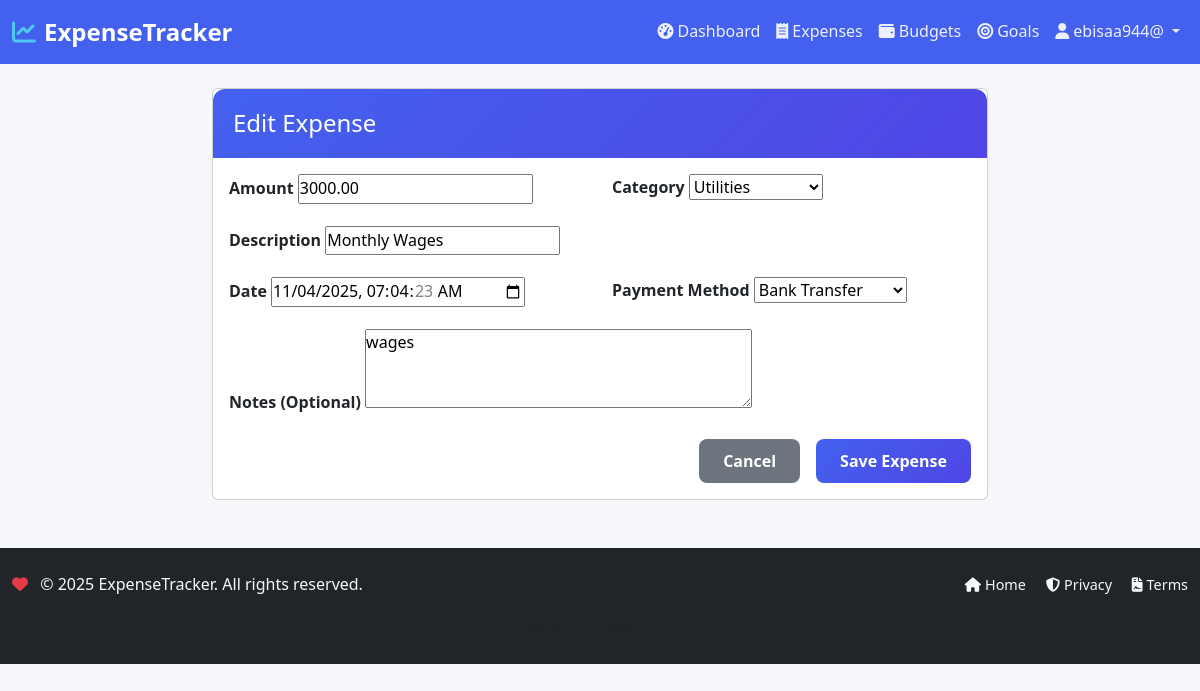
The page /expenses/3/edit/ (signed in) on the database its author committed.
### tracker/models.py (models this page shows, shortened)
class Expense(models.Model):
    PAYMENT_METHODS = [
        ('CASH', 'Cash'),
        ('CARD', 'Credit/Debit Card'),
        ('DIGITAL', 'Digital Wallet'),
        ('BANK', 'Bank Transfer'),
        ('OTHER', 'Other'),
    ]
    user = models.ForeignKey(User, on_delete=models.CASCADE)
    amount = models.DecimalField(
        max_digits=12,
        decimal_places=2,
        validators=[MinValueValidator(0.01)]
    )
    description = models.CharField(max_length=200)
    category = models.ForeignKey(Category, on_delete=models.CASCADE)
    date = models.DateTimeField(default=timezone.now)
    payment_method = models.CharField(max_length=10, choices=PAYMENT_METHODS, default='CARD')
    notes = models.TextField(blank=True, null=True)
    created_at = models.DateTimeField(auto_now_add=True)
    updated_at = models.DateTimeField(auto_now=True)
    class Meta:
        ordering = ['-date']

### tracker/views.py (the view)
# urls.py: path('expenses/<int:pk>/edit/', views.expense_edit, name='expense_edit'),
@login_required
def expense_edit(request, pk):
    expense = get_object_or_404(Expense, pk=pk, user=request.user)
    if request.method == 'POST':
        form = ExpenseForm(request.POST, instance=expense, user=request.user)
        if form.is_valid():
            form.save()
            messages.success(request, 'Expense updated successfully!')
            return redirect('tracker:expense_list')
    else:
        form = ExpenseForm(instance=expense, user=request.user)
    return render(request, 'tracker/expense_form.html', {
        'form': form,
        'title': 'Edit Expense',
        'expense': expense
    })

### tracker/forms.py
class ExpenseForm(forms.ModelForm):
    class Meta:
        model = Expense
        fields = ['amount', 'description', 'category', 'payment_method', 'notes', 'date']
        widgets = {
            'date': forms.DateTimeInput(attrs={'type': 'datetime-local'}),
            'notes': forms.Textarea(attrs={'rows': 3, 'placeholder': 'Additional notes...'}),
            'description': forms.TextInput(attrs={'placeholder': 'Enter expense description'}),
            'amount': forms.NumberInput(attrs={'placeholder': '0.00', 'step': '0.01'}),
        }
    def __init__(self, *args, **kwargs):
        user = kwargs.pop('user', None)
        super().__init__(*args, **kwargs)
        if user:
            create_default_categories(user)
            self.fields['category'].queryset = Category.objects.filter(user=user, type='expense')

### tracker/models.py (called while the page is built)
    def __str__(self):
        return self.get_name_display()

### tracker/templates/tracker/expense_form.html (shortened to what this page needs)
{% extends "tracker/base.html" %}
{% load static %}
{% block content %}
<div class="container mt-4">
    <div class="row justify-content-center">
        <div class="col-md-8">
            <div class="card">
                <div class="card-header">
                    <h4 class="mb-0">{{ title }}</h4>
                </div>
                <div class="card-body">
                    <form method="post">
                        <div class="row">
                            <div class="col-md-6 mb-3">
                                <label for="id_amount" class="form-label">Amount</label>
                                {{ form.amount }}
                            </div>
                            <div class="col-md-6 mb-3">
                                <label for="id_category" class="form-label">Category</label>
                                {{ form.category }}
                            </div>
                        </div>
                        <div class="mb-3">
                            <label for="id_description" class="form-label">Description</label>
                            {{ form.description }}
                        </div>
                        <div class="row">
                            <div class="col-md-6 mb-3">
                                <label for="id_date" class="form-label">Date</label>
                                {{ form.date }}
                            </div>
                            <div class="col-md-6 mb-3">
                                <label for="id_payment_method" class="form-label">Payment Method</label>
                                {{ form.payment_method }}
                            </div>
                        </div>
                        <div class="mb-3">
                            <label for="id_notes" class="form-label">Notes (Optional)</label>
                            {{ form.notes }}
                        </div>
                        <div class="d-grid gap-2 d-md-flex justify-content-md-end">
                            <a href="{% url 'tracker:expense_list' %}" class="btn btn-secondary me-md-2">Cancel</a>
                            <button type="submit" class="btn btn-primary">Save Expense</button>
                        </div>
                    </form>
                </div>
            </div>
        </div>
    </div>
</div>
{% endblock %}

### tracker/templates/tracker/base.html (shortened to what this page needs)
{% load static %}
<!DOCTYPE html>
<html lang="en">
<head>
    <link href="https://cdn.jsdelivr.net/npm/bootstrap@5.3.0/dist/css/bootstrap.min.css" rel="stylesheet">
    <link rel="stylesheet" href="https://cdnjs.cloudflare.com/ajax/libs/font-awesome/6.4.0/css/all.min.css">
    <link href="{% static 'tracker/css/style.css' %}" rel="stylesheet">
</head>
<body class="{% if not user.is_authenticated %}landing-page{% endif %}">
    {% if not hide_navbar %}
    <nav class="navbar navbar-expand-lg navbar-dark bg-primary {% if not user.is_authenticated %}landing-navbar{% endif %}">
        <div class="container">
            <a class="navbar-brand" href="{% if user.is_authenticated %}{% url 'tracker:dashboard' %}{% else %}{% url 'tracker:index' %}{% endif %}">
                <i class="fas fa-chart-line me-2"></i>ExpenseTracker
            </a>
            <div class="collapse navbar-collapse" id="navbarNav">
                {% if user.is_authenticated %}
                <div class="navbar-nav ms-auto">
                    <a class="nav-link" href="{% url 'tracker:dashboard' %}">
                        <i class="fas fa-tachometer-alt me-1"></i>Dashboard
                    </a>
                    <a class="nav-link" href="{% url 'tracker:expense_list' %}">
                        <i class="fas fa-receipt me-1"></i>Expenses
                    </a>
                    <a class="nav-link" href="{% url 'tracker:budget_list' %}">
                        <i class="fas fa-wallet me-1"></i>Budgets
                    </a>
                    <a class="nav-link" href="{% url 'tracker:goal_list' %}">
                        <i class="fas fa-bullseye me-1"></i>Goals
                    </a>
                    <div class="nav-item dropdown">
                        <a class="nav-link dropdown-toggle" href="#" role="button" data-bs-toggle="dropdown">
                            <i class="fas fa-user me-1"></i>{{ user.username }}
                        </a>
                    </div>
                </div>
                {% endif %}
            </div>
        </div>
    </nav>
    {% endif %}
    <main>
        {% block content %}{% endblock %}
    </main>
    {% if not hide_footer %}
    <footer class="bg-dark text-light mt-5 py-4 {% if not user.is_authenticated %}landing-footer{% endif %}">
        <div class="container">
            <div class="row align-items-center">
                <div class="col-md-6 text-center text-md-start mb-2 mb-md-0">
                    <p class="mb-0">
                        <i class="fas fa-heart text-danger me-2"></i>
                        <span class="fw-light">© 2025 ExpenseTracker. All rights reserved.</span>
                    </p>
                </div>
                <div class="col-md-6 text-center text-md-end">
                    <div class="footer-links">
                        <a href="{% url 'tracker:index' %}" class="text-light text-decoration-none me-3">
                            <i class="fas fa-home me-1"></i>Home
                        </a>
                        <a href="#" class="text-light text-decoration-none me-3">
                            <i class="fas fa-shield-alt me-1"></i>Privacy
                        </a>
                        <a href="#" class="text-light text-decoration-none">
                            <i class="fas fa-file-contract me-1"></i>Terms
                        </a>
                    </div>
                </div>
            </div>
            <div class="row mt-3">
                <div class="col-12 text-center">
                    <small class="text-muted">
                        <i class="fas fa-code me-1"></i>
                    </small>
                </div>
            </div>
        </div>
    </footer>
    {% endif %}
</body>
</html>

### tracker/static/tracker/css/style.css (style rules this page uses)
:root { --primary-color: #4361ee; --primary-dark: #3a0ca3; --primary-light: #4895ef; --secondary-color: #f72585; --success-color: #4cc9f0; --warning-color: #f8961e; --danger-color: #e63946; --info-color: #560bad; --dark-color: #212529; --light-color: #f8f9fa; --gray-color: #6c757d; --border-radius: 12px; --box-shadow: 0 4px 6px rgba(0, 0, 0, 0.1); --transition: all 0.3s ease; --primary: #6366f1; --primary-dark: #4f46e5; --secondary: #f8fafc; --accent: #06d6a0; --text-primary: #1e293b; --text-secondary: #64748b; --text-light: #94a3b8; --success: #10b981; --warning: #f59e0b; --danger: #ef4444; --card-bg: rgba(255, 255, 255, 0.95); --shadow: 0 20px 40px rgba(0, 0, 0, 0.1); --gradient: linear-gradient(135deg, #667eea 0%, #764ba2 100%); }
* { margin: 0; padding: 0; box-sizing: border-box; }
body { font-family: 'Segoe UI', Tahoma, Geneva, Verdana, sans-serif; background-color: #f5f7fb; color: var(--dark-color); line-height: 1.6; }
.container { max-width: 1200px; }
.navbar-brand { font-weight: 700; font-size: 1.5rem; color: white !important; }
.navbar-brand i { color: #4cc9f0; }
.navbar-nav .nav-link { color: rgba(255, 255, 255, 0.9) !important; font-weight: 500; padding: 0.5rem 1rem; border-radius: 6px; transition: var(--transition); }
.card-header { background: linear-gradient(135deg, var(--primary-color), var(--primary-dark)); color: white; border-radius: var(--border-radius) var(--border-radius) 0 0 !important; border: none; padding: 1.25rem; }
.btn { border-radius: 8px; font-weight: 600; padding: 0.5rem 1.5rem; transition: var(--transition); border: none; min-height: 44px; display: inline-flex; align-items: center; justify-content: center; }
.btn-primary { background: linear-gradient(135deg, var(--primary-color), var(--primary-dark)); border: none; }
.form-label { font-weight: 600; color: var(--dark-color); margin-bottom: 0.5rem; }
.text-danger { color: var(--danger-color) !important; }
.bg-primary { background-color: var(--primary-color) !important; }
.card-body { position: relative; }

### tracker/templates/tracker/base.html (style rules this page uses)
.footer-links a { transition: color 0.3s ease; font-size: 0.9rem; }

### rows shown on the page
Expense: amount "3000.00", category "Utilities", description "Monthly Wages", date "11/04/2025 07:04:23", payment_method "Bank Transfer", notes "wages"

### other values the page prints
{{ user.username }} "ebisaa944@"
{{ title }} "Edit Expense"
